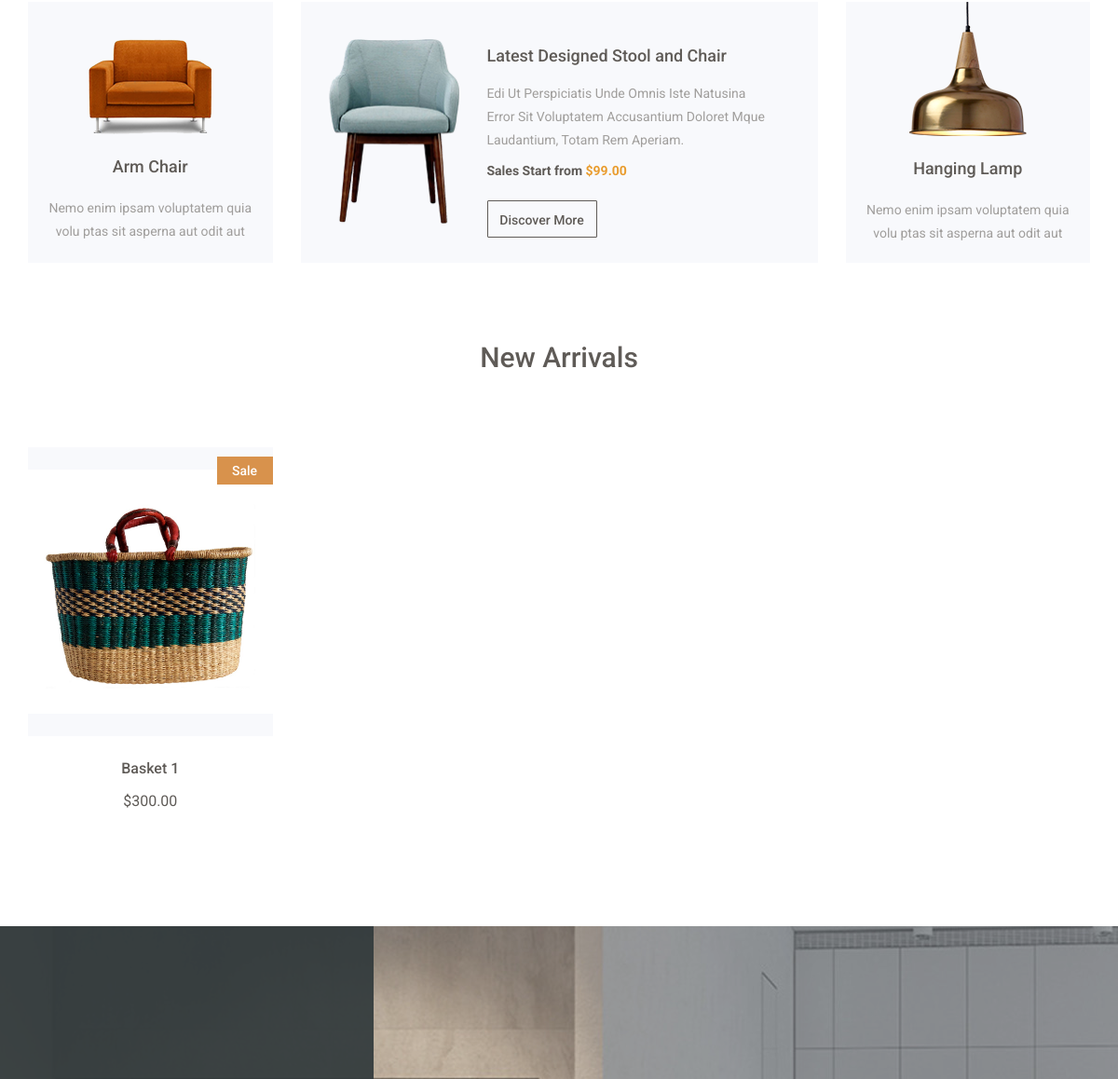
/ (middle part), run on an earlier commit of the app's database.
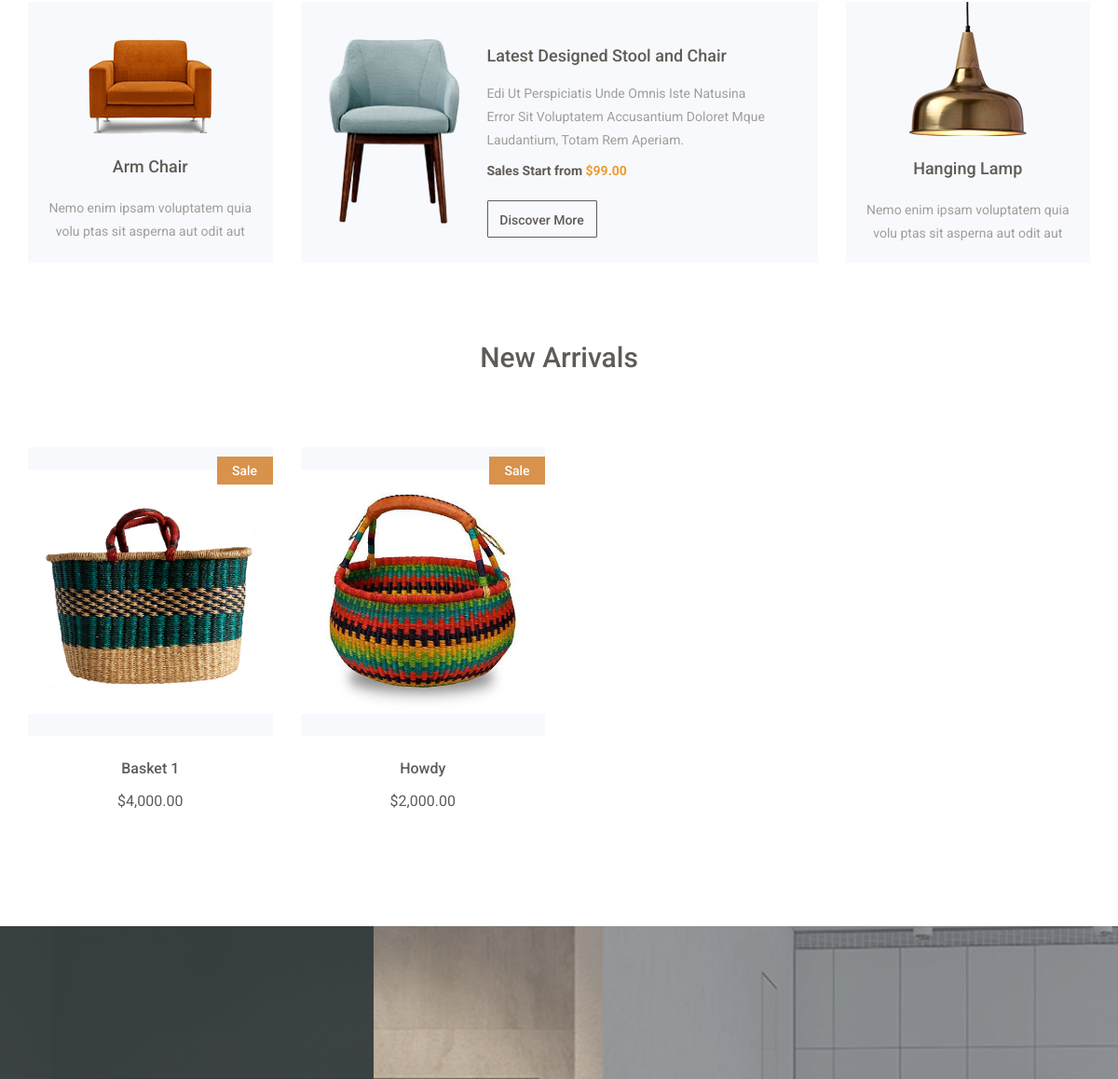
And on a later commit of the database.
### core/models.py (models this page shows, shortened)
class Item(models.Model):
    title =  models.CharField(max_length=200)
    price = models.FloatField(null=True, blank=True)
    discount_price = models.FloatField(blank=True, null=True)
    category = models.CharField(max_length=20)
    slug = AutoSlugField(populate_from='title',unique_with='created_at__month',slugify=custom_slugify)
    description = models.TextField()
    image = models.ImageField(upload_to='item', null=True, blank=True)
    new = models.BooleanField(default=False)
    featured = models.BooleanField(default=False)
    created_at = models.DateTimeField(auto_now_add=True)
    class Meta:
        ordering = ['-id']
    @property
    def imageURL(self):
        try:
            url = self.image.url
        except:
            url = ''
        return url
    def get_absolute_url(self):
        return reverse("core:detail", kwargs={
            'slug': self.slug
        })

### core/views.py (the view)
# urls.py: path("", views.indexPage, name="index"),
def indexPage(request):
    new_obj = models.Item.objects.filter(new=True)
    featured_obj = models.Item.objects.filter(featured=True)
    context = {
        'new_obj' : new_obj,
        'featured_obj': featured_obj,
    }
    return render(request, 'index.html', context)

### templates/index.html (shortened to what this page needs)
{% extends 'layout.html' %}
{% load humanize %}
{% load static %}
{%block content%}
<section id="populer-products" class="populer-products">
	<div class="container">
		<div class="populer-products-content">
			<div class="row">
				<div class="col-md-3">
					<div class="single-populer-products">
						<div class="single-populer-product-img mt40">
							<img src="{% static 'images/populer-products/p1.png' %}" alt="populer-products images">
						</div>
						<h2><a href="#">arm chair</a></h2>
						<div class="single-populer-products-para">
							<p>Nemo enim ipsam voluptatem quia volu ptas sit asperna aut odit aut fugit.</p>
						</div>
					</div>
				</div>
				<div class="col-md-6">
					<div class="single-populer-products">
						<div class="single-inner-populer-products">
							<div class="row">
								<div class="col-md-4 col-sm-12">
									<div class="single-inner-populer-product-img">
										<img src="{% static 'images/populer-products/p2.png' %}"
											alt="populer-products images">
									</div>
								</div>
								<div class="col-md-8 col-sm-12">
									<div class="single-inner-populer-product-txt">
										<h2>
											<a href="#">
												latest designed stool <span>and</span> chair
											</a>
										</h2>
										<p>
											Edi ut perspiciatis unde omnis iste natusina error sit voluptatem
											accusantium doloret mque laudantium, totam rem aperiam.
										</p>
										<div class="populer-products-price">
											<h4>Sales Start from <span>$99.00</span></h4>
										</div>
										<button class="btn-cart welcome-add-cart populer-products-btn"
											onclick="window.location.href='#'">
											discover more
										</button>
									</div>
								</div>
							</div>
						</div>
					</div>
				</div>
				<div class="col-md-3">
					<div class="single-populer-products">
						<div class="single-populer-products">
							<div class="single-populer-product-img">
								<img src="{% static 'images/populer-products/p3.png' %}" alt="populer-products images">
							</div>
							<h2><a href="#">hanging lamp</a></h2>
							<div class="single-populer-products-para">
								<p>Nemo enim ipsam voluptatem quia volu ptas sit asperna aut odit aut fugit.</p>
							</div>
						</div>
					</div>
				</div>
			</div>
		</div>
	</div>
</section>
<section id="new-arrivals" class="new-arrivals">
	<div class="container">
		<div class="section-header">
			<h2>new arrivals</h2>
		</div>
		<div class="new-arrivals-content">
			<div class="row">
				{% for ob in new_obj %}
				<div class="col-md-3 col-sm-4">
					<div class="single-new-arrival">
						<div class="single-new-arrival-bg">
							<img src="{{ ob.imageURL }}" alt="new-arrivals images">
							<div class="sale bg-1">
								<p>sale</p>
							</div>
						</div>
						<h4><a href="{{ ob.get_absolute_url }}"> {{ob.title}}</a></h4>
						<p class="arrival-product-price">${{ob.price|floatformat:2|intcomma}}</p>
					</div>
				</div>
				{% endfor %}
			</div>
		</div>
	</div>
</section>
<section id="sofa-collection">
	<div class="owl-carousel owl-theme" id="collection-carousel">
		<div class="sofa-collection collectionbg1">
		</div>
	</div>
</section>
{%endblock content%}

What changed in the data, as far as the page shows it:
changed Item "Basket 1": price "300.00" → "4,000.00"
now on this page (row edited): Item: imageURL (picture), title "Howdy", price "2,000.00"
